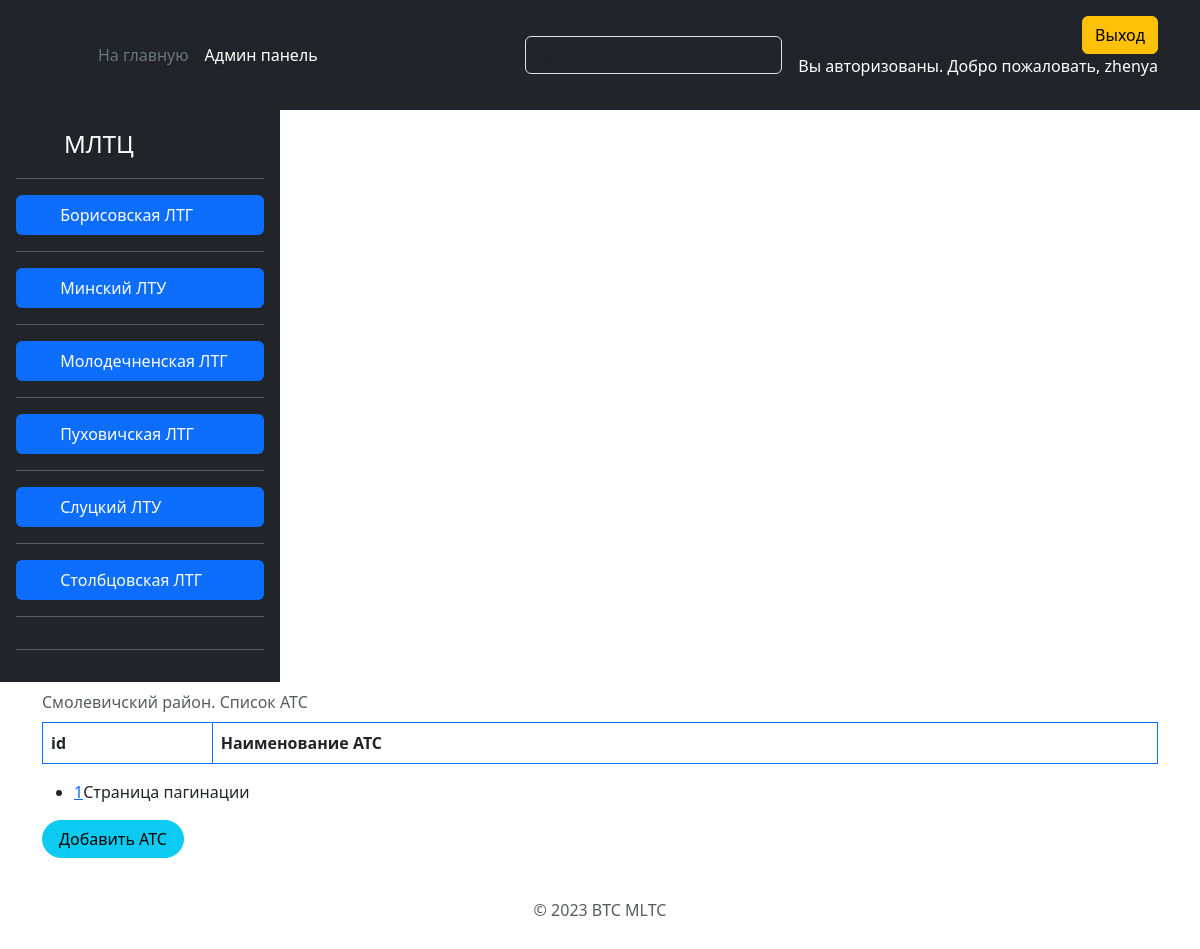
Screenshot of /ats/smolevichskij/ (signed in) with the database file from the repository.
### ats/models.py (models this page shows, shortened)
class Department(models.Model):
    name = models.CharField(max_length=20, verbose_name='Подразделение')
    slug = models.SlugField(max_length=255, unique=True, db_index=True, verbose_name="URL")
    def get_absolute_url(self):
        return reverse('area', kwargs={'dep_slug': self.slug})
    class Meta:
        verbose_name = 'Подразделения'
        verbose_name_plural = 'Подразделения'
        ordering = ['name']

class Area(models.Model):
    name = models.CharField(max_length=20, verbose_name='Наименование района')
    slug = models.SlugField(max_length=255, unique=True, db_index=True, verbose_name="URL")
    department = models.ManyToManyField('Department', related_name="areas", verbose_name='Подразделение')
    class Meta:
        verbose_name = 'Районы'
        verbose_name_plural = 'Районы'
        ordering = ['name']

### ats/views.py (the view)
# urls.py: path('ats/<slug:area_slug>/', ats, name='ats'),
def ats(request, area_slug):#вернуть список районов подразделения
    if request.user.is_authenticated:
        ar = Area.objects.get(slug=area_slug)
        list_ats = Ats.objects.filter(area__name=ar.name)
        paginator = Paginator(list_ats, 5)
        page_number = request.GET.get('page')
        page_obj = paginator.get_page(page_number)
        context = {
            'ar': ar,
            'list_ats': list_ats,
            'title': 'Список АТС',
            'page_obj': page_obj
        }
        return render(request, 'ats/ats_lst.html', context=context)
    else:
        return redirect('login')

### ats/templatetags/dep_tag.py (called while the page is built)
@register.simple_tag(name='getdep')
def get_department():
    return Department.objects.all()

### ats/templates/ats/ats_lst.html (shortened to what this page needs)
{% extends 'ats/base.html' %}
{% block content %}
  {% block ats_lst %}
    <table class="table table-bordered border-primary caption-top">
      <caption>{{ ar.name }} район. Список АТС</caption>
      <thead>
      <tr>
        <th scope="col">id</th>
        <th scope="col">Наименование АТС</th>
      </tr>
      </thead>
    </table>
    <nav>
      <ul>
        {% for p in page_obj.paginator.page_range %}
          <li>
            <a href="?page={{ p }}">{{ p }}</a>Страница пагинации
          </li>
        {% endfor %}
      </ul>
    </nav>
  {% endblock %}
  {% block addats %}
    <a href="{% url 'add_ats' area_slug=ar.slug %}">
      <button class="btn btn-info rounded-pill px-3" type="button">Добавить АТС</button>
    </a>
  {% endblock %}
{% endblock %}

### ats/templates/ats/base.html (shortened to what this page needs)
{% load static %}
{% load dep_tag %}
<!DOCTYPE html>
<html lang="ru">
<head>
  <link href="https://cdn.jsdelivr.net/npm/bootstrap@5.3.0-alpha3/dist/css/bootstrap.min.css" rel="stylesheet"
>
</head>
<body>
<header class="p-3 text-bg-dark">
  <div class="container">
    <div class="d-flex flex-wrap align-items-center justify-content-center justify-content-lg-start">
      <a href="/" class="d-flex align-items-center mb-2 mb-lg-0 text-white text-decoration-none">
        <svg class="bi me-2" width="40" height="32" role="img" aria-label="Bootstrap">
          <use xlink:href="#bootstrap"></use>
        </svg>
      </a>
      <ul class="nav col-12 col-lg-auto me-lg-auto mb-2 justify-content-center mb-md-0">
        <li><a href="{% url 'home' %}" class="nav-link px-2 text-secondary">На главную</a></li>
        <li><a href="/admin/" class="nav-link px-2 text-white">Админ панель</a></li>
      </ul>
      <form class="col-12 col-lg-auto mb-3 mb-lg-0 me-lg-3" role="search">
        <input type="search" class="form-control form-control-dark text-bg-dark" placeholder="Search..."
               aria-label="Search">
      </form>
      <div class="text-end">
        {% if request.user.is_authenticated %}
          <a href="{% url 'logout' %}">
            <button type="button" class="btn btn-warning">Выход</button>
          </a>
          <p>Вы авторизованы. Добро пожаловать, {{ request.user.username }}</p>
        {% endif %}
      </div>
    </div>
  </div>
</header>
<main class="d-flex flex-wrap">
  {% block lst_department %}
    <div class="d-flex flex-column flex-shrink-0 p-3 text-bg-dark" style="width: 280px;">
      <a href="/" class="d-flex align-items-center mb-3 mb-md-0 me-md-auto text-white text-decoration-none">
        <svg class="bi pe-none me-2" width="40" height="32">
          <use xlink:href="#bootstrap"></use>
        </svg>
        <span class="fs-4">МЛТЦ</span>
      </a>
      <hr>
      <ul class="nav nav-pills flex-column mb-auto">
        {% getdep as list_dep %}
        {% for lst in list_dep %}
          <li class="nav-item">
            <a href="{{ lst.get_absolute_url }}" class="nav-link active" aria-current="page">
              <svg class="bi pe-none me-2" width="16" height="16">
                <use xlink:href="#home"></use>
              </svg>
              {{ lst.name }}
            </a>
          </li>
          <hr>
        {% endfor %}
      </ul>
      <hr>
    </div>
  {% endblock lst_department %}
  <div class="container">
    {% block content %}
    {% endblock %}
  </div>
</main>
<div class="container">
  <footer class="py-3 my-4">
    <p class="text-center text-body-secondary">© 2023 BTC MLTC</p>
  </footer>
</div>
</body>
</html>

### rows the page displays
Department: name "Борисовская ЛТГ"
Department: name "Минский ЛТУ"
Department: name "Молодечненская ЛТГ"
Department: name "Пуховичская ЛТГ"
Department: name "Слуцкий ЛТУ"
Department: name "Столбцовская ЛТГ"
Area: name "Смолевичский"

### other values shown
{{ request.user.username }} "zhenya"
{{ p }} "1"
